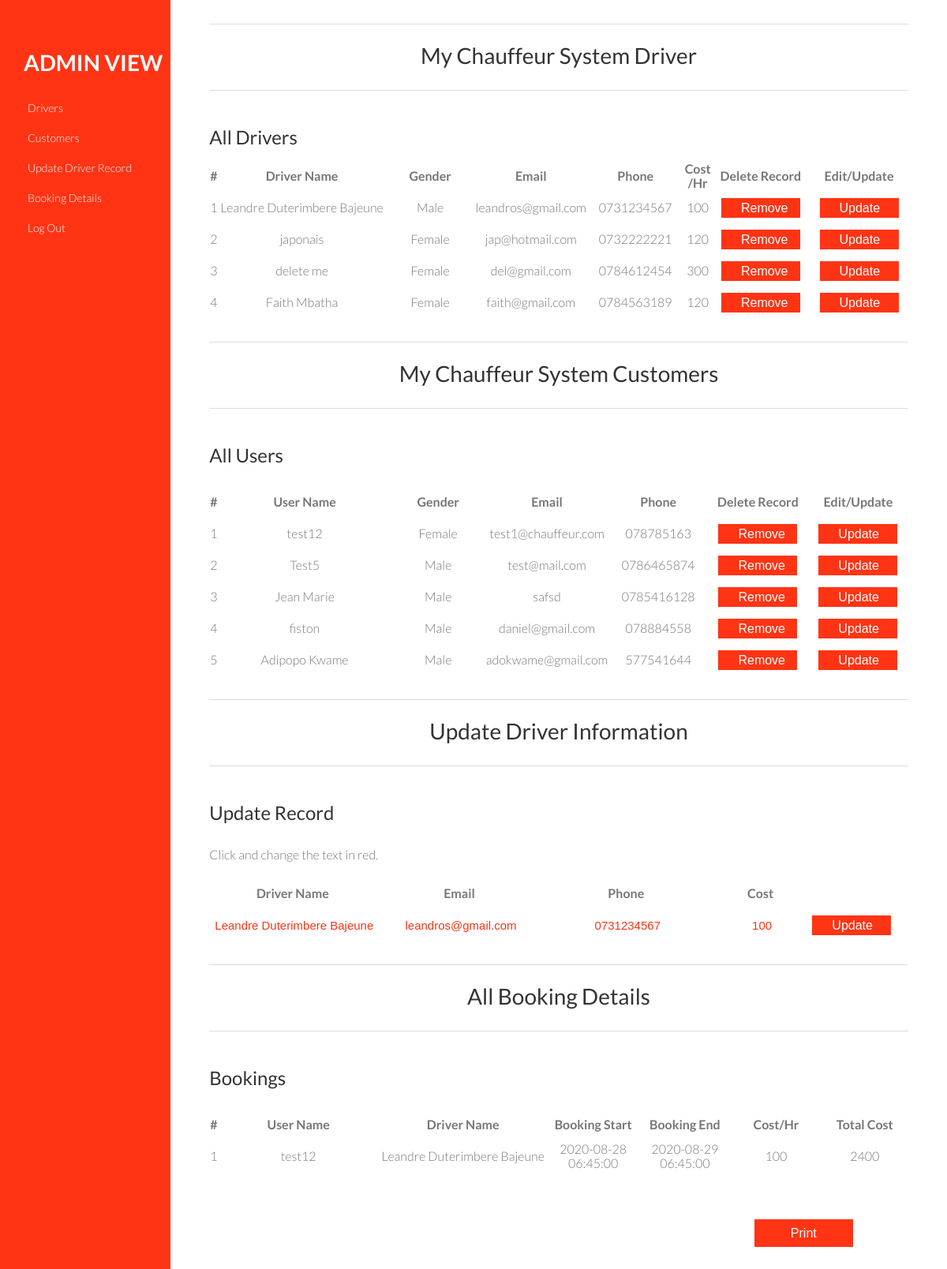
The app's page /admin/index.php?updaterecord=6 with its own data.
### tables this page shows
CREATE TABLE `driver` (
  `id` int(11) NOT NULL,
  `license` varchar(250) NOT NULL,
  `cost` double NOT NULL,
  `availability` text NOT NULL,
  `drivingLicenseNum` varchar(200) NOT NULL,
  `licenseExpiryYear` date NOT NULL
);

CREATE TABLE `user` (
  `id` int(11) NOT NULL,
  `name` text NOT NULL,
  `email` text NOT NULL,
  `phone` text NOT NULL,
  `dob` date NOT NULL,
  `gender` text NOT NULL,
  `password` text NOT NULL,
  `isdelete` varchar(10) NOT NULL
);

CREATE TABLE `transaction` (
  `id` int(11) NOT NULL,
  `bookdate` datetime NOT NULL,
  `userid` int(11) NOT NULL,
  `driverid` int(11) NOT NULL,
  `descrption` int(11) NOT NULL,
  `duration` datetime NOT NULL,
  `total_cost` int(11) NOT NULL
);

### admin/index.php (the view, shortened to what this page needs)
<?php
include('../config.php');
include('../server.php');
?>
<!DOCTYPE html>
 <html class="no-js">
<head>
	<link rel="stylesheet" type="text/css" href="syntax-highlighter/styles/shCore.css" media="all">
	<link rel="stylesheet" type="text/css" href="syntax-highlighter/styles/shThemeDefault.css" media="all">
	<link rel="stylesheet" href="css/font-awesome.min.css">
	<link rel="stylesheet" href="css/normalize.min.css">
	<link rel="stylesheet" href="css/main.css">
</head>
<body id="welcome">
	<aside class="left-sidebar">
		<div class="logo">
			<a href="#welcome">
				<h1>ADMIN VIEW</h1>
			</a>
		</div>
		<nav class="left-nav">
			<ul id="nav">
				<li class="current"><a href="#welcome">Drivers</a></li>
				<li><a href="#system-users">Customers</a></li>
				<?php if(isset($_GET['updaterecord'])){?>
				<li><a href="#tmpl-structure">Update Driver Record</a></li>
				<?php } ?>
				<li><a href="#booking-details">Booking Details</a></li>
				<li><a href="index.php?logout='1'">Log Out</a></li>
			</ul>
		</nav>
	</aside>
	<div id="main-wrapper">
			<div class="main-content">
			<section id="welcome">
				<div class="content-header">
					<h1>My Chauffeur System Driver</h1>
				</div>
			<div class="container">
        <div class="row">
            <div class="col-md-12">
			<div class="features">
					<h2 class="twenty">All Drivers</h2>
                <div class="panel panel-default">
                    <div class="panel-body">
                        <div class="table-responsive">
                            <table class="table table-striped table-bordered table-hover" id="dataTables-example">
                                <thead>
                                    <tr>
                                        <th>#</th>
                                        <th>Driver Name</th>
										<th>Gender</th>
										<th>Email</th>
										<th>Phone</th>
										<th>Cost /Hr</th>
										<th>Delete Record</th>
										<th>Edit/Update</th>
                                    </tr>
                                </thead>
                                <tbody>
								<?php $sql = "SELECT user.name, user.email, user.gender, user.phone, driver.cost, driver.id from personal_driver.driver INNER JOIN personal_driver.user On driver.id = user.id where user.isdelete='no'";
                                    $query = $dbh -> prepare($sql);
                                    $query->execute();
                                    $results=$query->fetchAll(PDO::FETCH_OBJ);
                                    $cnt=1;
                                    if($query->rowCount() > 0)
                                    {
                                    foreach($results as $result)
                                    {               ?>
                                                                    <tr class="odd gradeX">
                                                                        <td class="center"><?php echo htmlentities($cnt);?></td>
																		<td class="center difsize"><?php echo htmlentities($result->name);?></td>
																		<td class="center cstsize"><?php echo htmlentities($result->gender);?></td>
																		<td class="center cstsize"><?php echo htmlentities($result->email);?></td>
																		<td class="center cstsize"><?php echo htmlentities($result->phone);?></td>
																		<td class="center"><?php echo htmlentities($result->cost);?></td>
                                                                        <td class="center cstsize"><a href="index.php?deluser=<?php echo htmlentities($result->id);?>" onclick="return confirm('Are you sure you want to delete?');"><button class="remove" type="submit" name="deleteUser">Remove</button></td>
																		<td class="center cstsize"><a href="index.php?updaterecord=<?php echo htmlentities($result->id);?> #tmpl-structure"><button class="remove" type="submit" name="upt">Update</button></td>
                                                                    </tr>
                                    <?php $cnt=$cnt+1;}} else{
                        echo "ERROR: Failed to retreive data. Check Database connection or if database is empty";} ?>
                                </tbody>
                            </table>
                        </div>
                    </div>
				</div>
				</div>
				</div>
			</div>
			</div>
		</section>
			<section id="system-users">
				<div class="content-header">
					<h1>My Chauffeur System Customers</h1>
				</div>
				<h2 class="title">All Users</h2>
                <div class="panel panel-default">
                    <div class="panel-body">
                        <div class="table-responsive">
                            <table>
                                <thead>
                                    <tr>
                                        <th>#</th>
                                        <th>User Name</th>
										<th>Gender</th>
										<th>Email</th>
										<th>Phone</th>
										<th>Delete Record</th>
										<th>Edit/Update</th>
                                    </tr>
                                </thead>
                                <tbody>
									<?php $sql = "SELECT user.name, user.email, user.gender, user.phone, personal_driver.user.id from personal_driver.user Where personal_driver.user.id NOT IN (SELECT id FROM driver) and user.isdelete='no'";
									$query = $dbh -> prepare($sql);
                                    $query->execute();
                                    $results=$query->fetchAll(PDO::FETCH_OBJ);
                                    $cnt=1;
                                    if($query->rowCount() > 0)
                                    {
                                    foreach($results as $result)
                                    {               ?>
                                                                    <tr class="odd gradeX">
                                                                        <td class="center"><?php echo htmlentities($cnt);?></td>
																		<td class="center difsize"><?php echo htmlentities($result->name);?></td>
																		<td class="center cstsize"><?php echo htmlentities($result->gender);?></td>
																		<td class="center cstsize"><?php echo htmlentities($result->email);?></td>
																		<td class="center cstsize"><?php echo htmlentities($result->phone);?></td>
                                                                        <td class="center cstsize"><a href="index.php?deluser=<?php echo htmlentities($result->id);?>" onclick="return confirm('Are you sure you want to delete?');"><button class="remove" type="submit" name="deleteUser">Remove</button></td>
																		<td class="center cstsize"><a href="index.php?updateuser=<?php echo htmlentities($result->id);?> #tmpl-structure"><button class="remove" type="submit" name="upt">Update</button></td>
                                                                    </tr>
                                    <?php $cnt=$cnt+1;}} else{
                        echo "ERROR: Failed to retreive data. Check if the database is not empty";} ?>
                                </tbody>
                            </table>
                        </div>
                    </div>
                </div>
			</section>
		<?php if(isset($_GET['updaterecord'])){?>
			<section id="tmpl-structure">
			<div class="content-header">
					<h1>Update Driver Information</h1>
				</div>
				<h2 class="title">Update Record</h2>
				<p class="fifteen">Click and change the text in red.</p>
				<table>
					<thead>
						<tr>
							<th>Driver Name</th>
							<th>Email</th>
							<th>Phone</th>
							<th>Cost</th>
						</tr>
					</thead>
			<?php
			$uptDriver_id = $_GET['updaterecord'];
			$sql = "SELECT user.name, user.email, user.phone, driver.cost from driver, personal_driver.user where (driver.id = '$uptDriver_id') and (driver.id = user.id)";
			$query = mysqli_query($db, $sql);
			if (mysqli_num_rows($query) > 0) {
			$result=mysqli_fetch_assoc($query);
			$name = ($result['name']);
			$email = ($result['email']);
			$phone = ($result['phone']);
			$cost = ($result['cost']);
			} ?>
			<tbody>
				<form method="post" action="index.php?id=<?php echo $uptDriver_id;?>">
						<tr class="odd gradeX">
							<td class="difsize"><input type="text" name="name" value="<?php echo $name; ?>" ></td>
							<td class="difsize"><input type="text" name="email" value="<?php echo $email; ?>" ></td>
							<td class="difsize"><input type="text" name="phone" value="<?php echo $phone; ?>" ></td>
							<td class="cstsize"><input type="text" name="cost" value="<?php echo $cost; ?>" ></td>
							<td class="cstsize"><button class="remove" type="submit" name="updateDriver">Update</button></td>
						</tr>
					</form>
				</tbody>
			</table>
			</section>
			<?php } ?>
			<section id="booking-details">
				<div id="printableArea">
				<div class="content-header" >
					<h1>All Booking Details</h1>
				</div>
				<h2 class="title">Bookings</h2>
                <div class="panel panel-default">
                    <div class="panel-body">
                        <div class="table-responsive">
                            <table>
                                <thead>
                                    <tr>
                                        <th>#</th>
                                        <th>User Name</th>
										<th>Driver Name</th>
										<th>Booking Start</th>
										<th>Booking End</th>
										<th>Cost/Hr</th>
										<th>Total Cost</th>
                                    </tr>
                                </thead>
                                <tbody>
									<?php $sql = "SELECT bookdate, userid, driverid, duration, total_cost, user.name from personal_driver.transaction, user where userid=user.id";
									$query = $dbh -> prepare($sql);
                                    $query->execute();
                                    $results=$query->fetchAll(PDO::FETCH_OBJ);
                                    $cnt=1;
                                    if($query->rowCount() > 0)
                                    {
                                    foreach($results as $result)
                                    {
										$tempid = $result->driverid;
										$sql = "SELECT user.name, cost FROM driver, user WHERE driver.id='$tempid' and user.id='$tempid'";
										$res = mysqli_query($db, $sql);
										$row=mysqli_fetch_assoc($res);
										$drivername = $row['name'];
										$hourcost = $row['cost'];
										?>
                                                                    <tr class="odd gradeX">
                                                                        <td class="center"><?php echo htmlentities($cnt);?></td>
																		<td class="center difsize"><?php echo htmlentities($result->name);?></td>
																		<td class="center difsize"><?php echo htmlentities($drivername);?></td>
																		<td class="center cstsize"><?php echo htmlentities($result->bookdate);?></td>
																		<td class="center cstsize"><?php echo htmlentities($result->duration);?></td>
																		<td class="center cstsize"><?php echo $hourcost;?></td>
																		<td class="center cstsize"><?php echo htmlentities($result->total_cost);?></td>
                                                                    </tr>
                                    <?php $cnt=$cnt+1;}} else{
                        echo "ERROR: Failed to retreive data. Check Database connection or if database is empty";} ?>
                                </tbody>
                            </table>
                        </div>
                    </div>
				</div>
				</div>
				<input id="print" type="button" onclick="printDiv('printableArea')" value="Print" />
			</section>
		</body>
		</html>

### admin/css/main.css (style rules this page uses)
body { background-color:#FFF; font-family: "Lato", sans-serif; font-weight: 300; font-size:16px; line-height:18px; color:#777; }
p { margin:0; }
a { color: #aa0a5f; }
a, a:hover, a:focus { text-decoration: none; outline: 0; }
h1, h2, h3, h4, h5, h6 { color: #333; margin:0; font-weight: normal; }
h1 { font-size: 28px; }
h2 { font-size: 24px; }
section p { line-height: 28px; }
.fifteen { margin-bottom: 15px; }
.twenty { margin-bottom: 20px; }
.center { text-align: center; }
.title { margin: 50px 0 30px; }
.main-content section { margin: 0 5%; }
.left-sidebar { background-color: #FF3414; float: left; min-height: 100%; position: fixed; width: 18%; }
.logo { padding-bottom: 30px; padding-left: 30px; padding-top: 70px; }
.logo h1 { color: #fff; font-weight: 700; text-transform: uppercase; }
.left-nav ul { margin: 0; padding: 0; font-size: 14px; }
.left-nav ul li a { color: #fff; display: block; padding: 10px 35px; -webkit-transition: all 0.3s ease-in 0s; -moz-transition: all 0.3s ease-in 0s; -ms-transition: all 0.3s ease-in 0s; -o-transition: all 0.3s ease-in 0s; transition: all 0.3s ease-in 0s; }
#main-wrapper { float: left; margin-left: 18%; width: 82%; }
.content-header { border-bottom: 1px solid #ddd; border-top: 1px solid #ddd; margin-top: 30px; padding: 30px 0 35px; text-align: center; }
.features { margin-top: 50px; }
table .remove { font-size: 16px; height: 100%; color: #fff; background: #FF3414; display: inline-table; border: none; line-height: 25px; height: 25px; width: 100px; padding: 0 25px; cursor: pointer; }
table tr { height: 40px; }
table .difsize { width: 250px; }
table .cstsize { width: 130px; }
#booking-details #print { font-size: 16px; float: right; margin: 60px 70px; height: 35px; color: #fff; background: #FF3414; display: inline-flexbox; border: none; line-height: 25px; width: 125px; padding: 0 25px; cursor: pointer; }
table tr td input { width: 100%; height: 100%; background: #fff; color: #FF3414; border: none; text-align: center; font-size: 15px; padding-right: 120px; }

### records on screen
driver: id.name "Leandre Duterimbere Bajeune", id.gender "Male", id.email "leandros@gmail.com", id.phone "0731234567", cost "100", name "Leandre Duterimbere Bajeune", email "leandros@gmail.com", phone "0731234567"
driver: id.name "japonais", id.gender "Female", id.email "jap@hotmail.com", id.phone "0732222221", cost "120"
driver: id.name "delete me", id.gender "Female", id.email "del@gmail.com", id.phone "0784612454", cost "300"
driver: id.name "Faith Mbatha", id.gender "Female", id.email "faith@gmail.com", id.phone "0784563189", cost "120"
user: name "test12", gender "Female", email "test1@chauffeur.com", phone "078785163"
user: name "Test5", gender "Male", email "test@mail.com", phone "0786465874"
user: name "Jean Marie", gender "Male", email "safsd", phone "0785416128"
user: name "fiston", gender "Male", email "daniel@gmail.com", phone "078884558"
user: name "Adipopo Kwame", gender "Male", email "adokwame@gmail.com", phone "577541644"
transaction: userid.name "test12", driverid.name "Leandre Duterimbere Bajeune", bookdate "2020-08-28 06:45:00", duration "2020-08-29 06:45:00", driver.cost "100", total_cost "2400"
